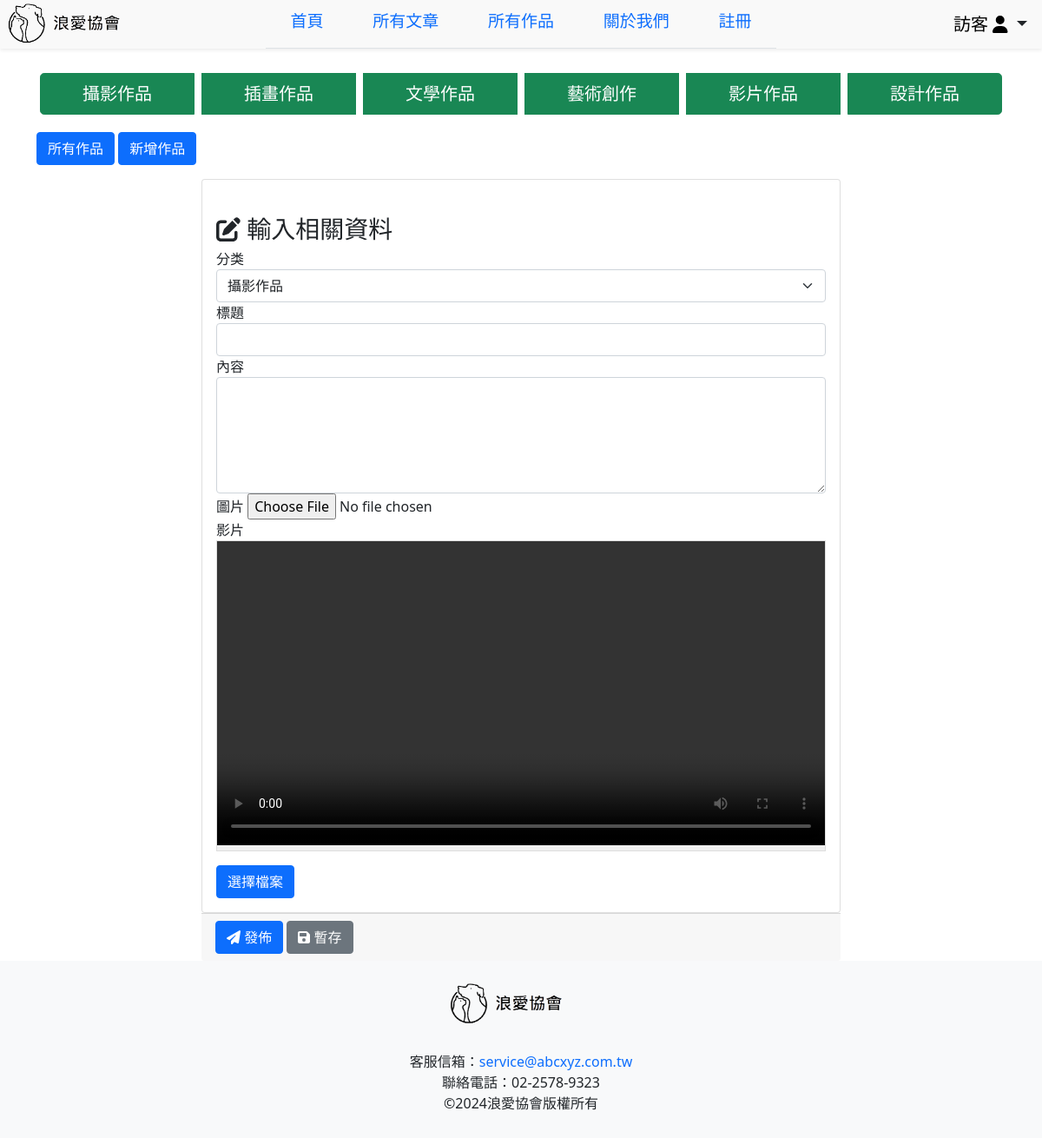
The app's page /admin/editWork.php with its own data.
### tables this page shows
CREATE TABLE `title` (
  `id` int(11) NOT NULL,
  `category` varchar(50) NOT NULL,
  `DataID` varchar(50) NOT NULL
);

### Utils/DBConnect.php (called while the page is built, shortened)
<?php
class DBConnect
{
    private static $instance;
    private $connection;
    private function __construct()
    {
        require_once 'DBpassword.php';
        $this->connection = mysqli_connect($host, $username, $password, $database, $port);
        if (mysqli_connect_errno()) {
            die('Database connection failed: ' . mysqli_connect_error());
        }else{
            mysqli_query($this->connection, "SET NAMES utf8");
        }
    }
    public static function getInstance()
    {
        if (self::$instance === null) {
            self::$instance = new DBConnect();
        }
        return self::$instance;
    }
    public function getConnection()
    {
        return $this->connection;
    }
}
?>

### Utils/DBpassword.php (called while the page is built)
<?php
$host = 'localhost';
$port = 3306;
$username = 'root';
$password = '';
$database = 'your-data-base';
?>

### DAL/titleDAL.php (called while the page is built, shortened)
<?php
require_once dirname(__FILE__).'/../Utils/InfoDAL.php';
require_once dirname(__FILE__).'/../INFO/titleInfo.php';
class titleDAL extends InfoDAL
{
    public function getAllWorkTitle() {
        $sql = "SELECT * FROM `title` WHERE `DataID` = 'work' ORDER BY `id` ASC";
        $aList = parent::query($sql);
        return $aList;
    }
    public function getTitlebyId($id, $DataID) {
        $sql = "SELECT * FROM `title` WHERE `id` = '".$id."' AND `DataID` = '$DataID'";
        $aList = parent::getOne($sql);
        if (empty(get_object_vars($aList))) return titleInfo::create();
        return $aList;
    }
}
?>

### Utils/InfoDAL.php (called while the page is built, shortened)
<?php
require_once dirname(__FILE__).'/../Utils/DBConnect.php';
class InfoDAL
{
    private $link = null;
    public function __construct()
    {
        $this->link = DBConnect::getInstance()->getConnection();
    }
    public function query($sql)
    {
        $result = mysqli_query($this->link, $sql);
        $alist = array();
        while ($row = mysqli_fetch_object($result)) {
            $aInfo = new stdClass();
            foreach ($row as $key => $value) {
                $aInfo->$key = $value;
            }
            $alist[] = $aInfo;
        }
        return $alist;
    }
    public function getOne($sql)
    {
        $result = mysqli_query($this->link, $sql);
        $aInfo = new stdClass();
        return $aInfo;
    }
}
?>

### DAL/workDAL.php (called while the page is built, shortened)
<?php
require_once dirname(__FILE__) . '/../Utils/InfoDAL.php';
require_once dirname(__FILE__) . '/../INFO/workInfo.php';
class workDAL extends InfoDAL
{
    public function getOnebyID($id)
    {
        $sql = "SELECT * FROM `work` WHERE `id` = '" . $id . "'";
        $aList = $this->getOne($sql);
        if (empty(get_object_vars($aList)))
            return workInfo::create();
        return $aList;
    }
}

### INFO/workInfo.php (called while the page is built, shortened)
<?php
class workInfo
{
    private $work;
    private function __construct()
    {
        $this->work = new stdClass();
        $this->work->id = 0;
        $this->work->userNo = 0;
        $this->work->title = '';
        $this->work->category = '';
        $this->work->content = '';
        $this->work->publish = 0;
        $this->work->image = '';
        $this->work->video = '';
        $this->work->create_date = '';
        $this->work->modify_date = '';
    }
    public function __get($key)
    {
        return $this->work->$key;
    }
    public static function create()
    {
        return new self();
    }
}
?>

### INFO/titleInfo.php (called while the page is built, shortened)
<?php
class titleInfo
{
    private $title;
    private function __construct()
    {
        $this->title = new stdClass();
        $this->title->id = 0;
    }
    public function __get($key)
    {
        return $this->title->$key;
    }
    public function __set($key, $value)
    {
        $this->title->$key = $value;
    }
    public static function create()
    {
        return new self();
    }
}
?>

### admin/editWork.php (the view, shortened to what this page needs)
<?php
require_once dirname(__FILE__) . '/../DAL/workDAL.php';
require_once dirname(__FILE__) . '/../DAL/titleDAL.php';
$id = isset($_GET['id']) ? $_GET['id'] : '';
$aDAl1 = new workDAL();
$aDAl2 = new titleDAL();
$aInfo1 = $aDAl1->getOneById($id);
$category = $aDAl2->getTitlebyId($aInfo1->category, 'Work');
$content = $aDAl1->getContentTxt($aInfo1->content, 'Work');
?>
<!DOCTYPE html>
<html lang="en">
<head>
</head>
<body>
    <div class="top">
        <?php require_once "../Common/topNav.php" ?>
    </div>
    <div class="main">
        <div class="container">
            <div class="row mt-3 mb-3">
                <?php require_once "../Common/adminWorkTitle.php" ?>
            </div>
            <a href="workManagement.php" class="btn btn-primary mb-3">所有作品</a>
            <a href="editArticle.php" class="btn btn-primary mb-3">新增作品</a>
            <div class="row justify-content-center">
                <div class="col-md-8">
                    <div class="card">
                        <div class="card-body">
                            <h3 class="card-title">
                                <i class="fas fa-edit"></i> 輸入相關資料
                            </h3>
                            <form id="workForm" action="../BLL/Work/saveWork.php" method="POST"
                                enctype="multipart/form-data">
                                <div class="form-group">
                                    <label for="category">分类</label>
                                    <select class="form-select" id="category" name="category">
                                        <?php foreach ($titles as $title): ?>
                                            <option value="<?php echo $title->id; ?>" <?php echo ($category->id == $title->id) ? 'selected' : ''; ?>>
                                                <?php echo $title->category; ?>
                                            </option>
                                        <?php endforeach; ?>
                                    </select>
                                </div>
                                <div class="form-group">
                                    <label for="title">標題</label>
                                    <input type="text" class="form-control" id="title" name="title" value=<?php echo $aInfo1->title ?>>
                                </div>
                                <div class="form-group">
                                    <label for="content">內容</label>
                                    <textarea class="form-control" id="content" name="content"
                                        rows="5"><?php echo $content; ?></textarea>
                                </div>
                                <div class="form-group">
                                    <label for="image">圖片</label>
                                    <input type="file" class="custom-file-input" id="image" name="image"
                                        accept="image/*">
                                </div>
                                <div class="form-group">
                                    <label for="video">影片</label>
                                    <div class="embed-responsive embed-responsive-16by9 mb-3"
                                        style="border: 1px solid #ddd; background-color: #f0f0f0;">
                                        <video id="videoPreview" class="embed-responsive-item" controls
                                            style="width: 100%;">
                                        </video>
                                    </div>
                                    <button type="button" class="btn btn-primary"
                                        onclick="document.getElementById('videoFile').click();">選擇檔案</button>
                                </div>
                            </form>
                        </div>
                    </div>
                    <div class="card-footer text-left">
                        <button id="btnPos" type="button" class="btn btn-primary">
                            <i class="fas fa-paper-plane"></i> 發佈
                        </button>
                        <button type="button" id="btnSave" class="btn btn-secondary">
                            <i class="fas fa-save"></i> 暫存
                        </button>
                    </div>
                </div>
            </div>
        </div>
    </div>
    <?php require_once "../Common/footer.php" ?>
</body>
</html>

### Common/adminWorkTitle.php
<?php
    require_once dirname(__FILE__) . '/../DAL/titleDAL.php';
    $titleWorkDAL = new titleDAL();
    $titles = $titleWorkDAL->getAllWorkTitle();
?>
<div class="btn-group d-flex justify-content-center" role="group" aria-label="Article Categories">
    <?php foreach ($titles as $title): ?>
        <a href="../admin/workManagement.php?category=<?php echo $title->id; ?>&pageno=1" class="btn btn-success btn-lg btn-block m-1">
            <?php echo $title->category; ?>
        </a>
    <?php endforeach; ?>
</div>

### css/Body.css (style rules this page uses)
* { margin: 0; padding: 0; box-sizing: border-box; }
h3 { margin-top: 25px; margin-bottom: 25px; line-height: 30px; }
a { text-decoration: none; }
.main { margin-top: 80px; min-height: 600px; }

### records on screen
title: category "攝影作品"
title: category "插畫作品"
title: category "文學作品"
title: category "藝術創作"
title: category "影片作品"
title: category "設計作品"

### other values on screen
form field category "攝影作品"
